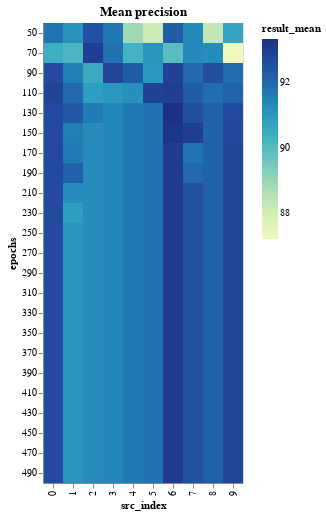

Here is the notebook cell this chart was saved with:
### Code cell
epochs_results_encoding = {
    "x": "src_index:O",
    "y": "epochs:O",
    "color": "result_mean:Q",
}
epochs_results_tooltip = ["result_mean", "result_std", "neurons", "layers", "epochs", "src_index"]
EPOCHS_BINS = np.array_split(EPOCHS_RANGE, EPOCHS_RANGE.max() // EPOCH_BIN_SIZE + 1)


def binified_epochs_heatmap(title, epochs_df):
    return binified_heatmap(
        title,
        epochs_df,
        "epochs",
        EPOCHS_BINS,
        epochs_results_tooltip,
        **epochs_results_encoding
    )


binified_epochs_heatmap("Mean precision", epochs_results_df)

### Figure 1 — Vega-Lite specification as saved in the notebook (floating-point values rounded to 4 significant figures; data arrays with more than 128 entries replaced by an {"elided": "..."} marker saying what was removed)
{"config": {"view": {"continuousWidth": 400, "continuousHeight": 300}}, "hconcat": [{"mark": "rect", "encoding": {"color": {"type": "quantitative", "field": "result_mean"}, "tooltip": [{"type": "quantitative", "field": "result_mean"}, {"type": "quantitative", "field": "result_std"}, {"type": "quantitative", "field": "neurons"}, {"type": "quantitative", "field": "layers"}, {"type": "quantitative", "field": "src_index"}], "x": {"type": "ordinal", "field": "src_index"}, "y": {"type": "ordinal", "field": "epochs"}}, "selection": {"selector007": {"type": "interval", "bind": "scales", "encodings": ["x", "y"]}}, "title": "Mean precision"}], "data": {"name": "data-146d9ee7e155e257ffb98f4a1aec489b"}, "$schema": "https://vega.github.io/schema/vega-lite/v4.8.1.json", "datasets": {"data-146d9ee7e155e257ffb98f4a1aec489b": {"elided": "230 records"}}}
